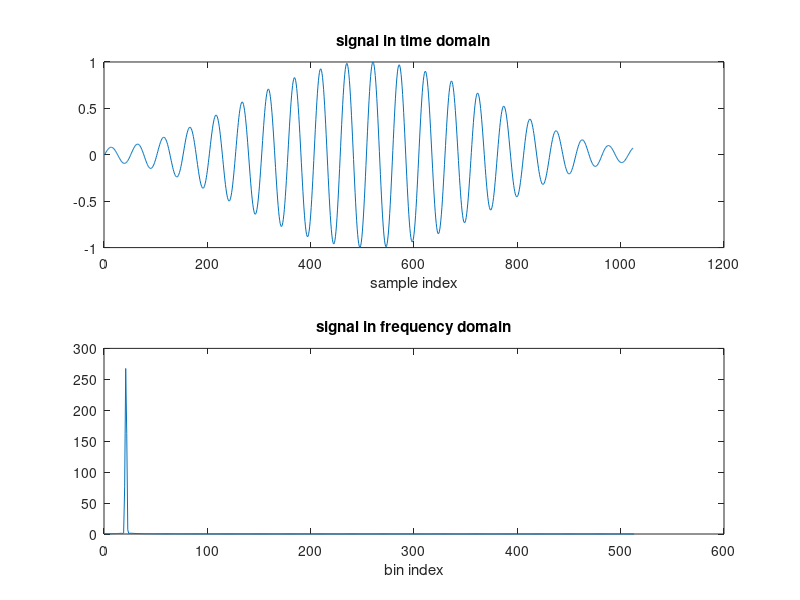

This chart was generated by the following MATLAB code:
clear; close; clc;

% Script parameters:
% ------------------
N = 1024;
wintype = 'hamming'; % 'hamming' % 'rectwin'
imitate_hw_dynamic_range = true;
log_func = @log; % @log2 % @log
k_target = 20.2;
% -----------------------------------------------

% generate signal
nfft = N;
w = 2*pi*k_target/nfft;
nn = 0:(N-1);
nn = nn(:); % convert to column vector
x = sin(w .* nn);

% apply window
switch wintype
    case 'hamming'
        x = x .* hamming(N);
    otherwise
        x = x .* rectwin(N);
end

% fourier transform (FFT)
xfft = fft(x, nfft);
xfft = abs(xfft(1:(nfft/2+1)));

% display fourier transform
figure;
ax1 = subplot(2,1,1);
plot(x);
title('signal in time domain');
xlabel('sample index');
ax2 = subplot(2,1,2);
plot(xfft);
title('signal in frequency domain');
xlabel('bin index');

% get peak info
[max_val, max_ind] = max(xfft);
amp_center = max_val;
amp_left = xfft(max_ind - 1);
amp_right = xfft(max_ind + 1);

if imitate_hw_dynamic_range == true
    % imitate HW behaviour (u16 dynamic range)
    amp_center = round(amp_center * 2^7);
    amp_left = round(amp_left * 2^7);
    amp_right = round(amp_right * 2^7);
end

k_raw_est = max_ind - 1;
fprintf('true bin index: %f\n', k_target);
fprintf('bin index estimation without interplolation: %f\n', k_raw_est);

% parabolic interpolation
bin_update_par = 0.5 * (amp_right - amp_left) / (2*amp_center - amp_right - amp_left);
k_parabolic_est = k_raw_est + bin_update_par;
fprintf('bin index estimation using parabolic interplolation: %f\n', k_parabolic_est);

% gaussian interpolation
log_amp_center = log_func(amp_center);
log_amp_left = log_func(amp_left);
log_amp_right = log_func(amp_right);
bin_update_gau = 0.5 * (log_amp_right - log_amp_left) / (2*log_amp_center - log_amp_right - log_amp_left);
k_gaussian_est = k_raw_est + bin_update_gau;
fprintf('bin index estimation using gaussian interplolation: %f\n', k_gaussian_est);
